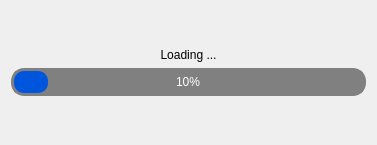
<?xml version="1.0" encoding="UTF-8"?>
<ui version="4.0">
 <class>loading_window</class>
 <widget class="QWidget" name="loading_window">
  <property name="windowModality">
   <enum>Qt::ApplicationModal</enum>
  </property>
  <property name="geometry">
   <rect>
    <x>0</x>
    <y>0</y>
    <width>377</width>
    <height>145</height>
   </rect>
  </property>
  <property name="windowTitle">
   <string>Loading Window</string>
  </property>
  <property name="styleSheet">
   <string notr="true">QProgressBar {
    border: 3px solid grey;
    border-radius: 13px;
    text-align: center;
    background-color: grey;
    color: white;
}
QProgressBar::chunk {
    background-color: #0055DD;
    border-top-right-radius: 10px;
    border-top-left-radius: 10px;
    border-bottom-right-radius: 10px;
    border-bottom-left-radius: 10px;
}
</string>
  </property>
  <layout class="QVBoxLayout" name="verticalLayout">
   <item>
    <spacer name="verticalSpacer_2">
     <property name="orientation">
      <enum>Qt::Vertical</enum>
     </property>
     <property name="sizeHint" stdset="0">
      <size>
       <width>20</width>
       <height>40</height>
      </size>
     </property>
    </spacer>
   </item>
   <item>
    <widget class="QLabel" name="progress_label">
     <property name="text">
      <string>Loading ...</string>
     </property>
     <property name="alignment">
      <set>Qt::AlignCenter</set>
     </property>
    </widget>
   </item>
   <item>
    <widget class="QProgressBar" name="progress_bar">
     <property name="value">
      <number>10</number>
     </property>
     <property name="textVisible">
      <bool>true</bool>
     </property>
     <property name="textDirection">
      <enum>QProgressBar::TopToBottom</enum>
     </property>
    </widget>
   </item>
   <item>
    <spacer name="verticalSpacer">
     <property name="orientation">
      <enum>Qt::Vertical</enum>
     </property>
     <property name="sizeHint" stdset="0">
      <size>
       <width>20</width>
       <height>40</height>
      </size>
     </property>
    </spacer>
   </item>
  </layout>
 </widget>
 <resources/>
 <connections/>
</ui>
